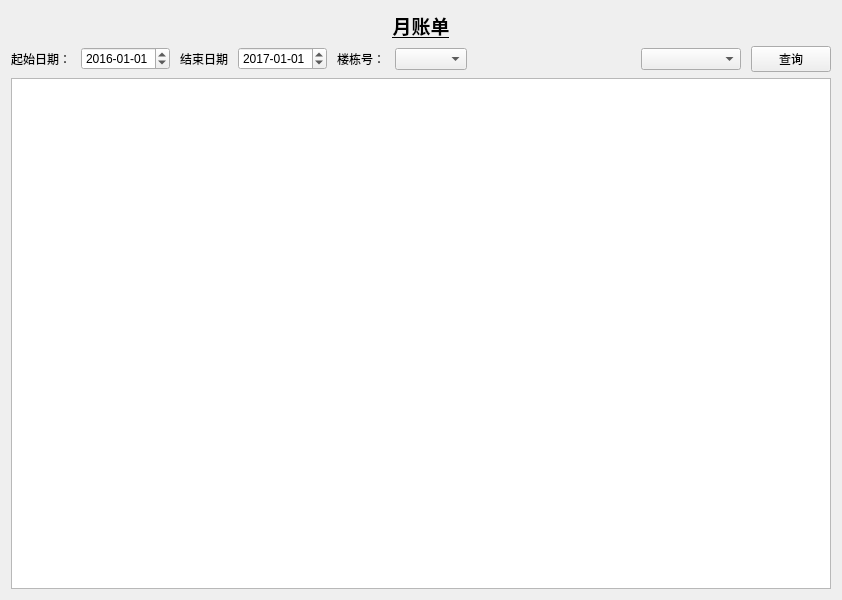
<?xml version="1.0" encoding="UTF-8"?>
<ui version="4.0">
 <class>MonthBillWidget</class>
 <widget class="QWidget" name="MonthBillWidget">
  <property name="geometry">
   <rect>
    <x>0</x>
    <y>0</y>
    <width>842</width>
    <height>600</height>
   </rect>
  </property>
  <property name="minimumSize">
   <size>
    <width>800</width>
    <height>600</height>
   </size>
  </property>
  <property name="windowTitle">
   <string>Form</string>
  </property>
  <layout class="QGridLayout" name="gridLayout">
   <item row="0" column="0">
    <layout class="QVBoxLayout" name="verticalLayout">
     <item>
      <widget class="QLabel" name="label">
       <property name="sizePolicy">
        <sizepolicy hsizetype="Expanding" vsizetype="Preferred">
         <horstretch>0</horstretch>
         <verstretch>0</verstretch>
        </sizepolicy>
       </property>
       <property name="font">
        <font>
         <family>Calibri</family>
         <pointsize>14</pointsize>
         <weight>75</weight>
         <bold>true</bold>
         <underline>true</underline>
        </font>
       </property>
       <property name="text">
        <string>月账单</string>
       </property>
       <property name="alignment">
        <set>Qt::AlignCenter</set>
       </property>
      </widget>
     </item>
     <item>
      <layout class="QHBoxLayout" name="horizontalLayout">
       <property name="spacing">
        <number>10</number>
       </property>
       <item>
        <widget class="QLabel" name="label_3">
         <property name="text">
          <string>起始日期：</string>
         </property>
        </widget>
       </item>
       <item>
        <widget class="QDateEdit" name="startDateEdit">
         <property name="dateTime">
          <datetime>
           <hour>0</hour>
           <minute>0</minute>
           <second>0</second>
           <year>2016</year>
           <month>1</month>
           <day>1</day>
          </datetime>
         </property>
         <property name="displayFormat">
          <string>yyyy-MM-dd</string>
         </property>
         <property name="date">
          <date>
           <year>2016</year>
           <month>1</month>
           <day>1</day>
          </date>
         </property>
        </widget>
       </item>
       <item>
        <widget class="QLabel" name="label_5">
         <property name="text">
          <string>结束日期</string>
         </property>
        </widget>
       </item>
       <item>
        <widget class="QDateEdit" name="stopdateEdit">
         <property name="dateTime">
          <datetime>
           <hour>0</hour>
           <minute>0</minute>
           <second>0</second>
           <year>2017</year>
           <month>1</month>
           <day>1</day>
          </datetime>
         </property>
         <property name="displayFormat">
          <string>yyyy-MM-dd</string>
         </property>
         <property name="date">
          <date>
           <year>2017</year>
           <month>1</month>
           <day>1</day>
          </date>
         </property>
        </widget>
       </item>
       <item>
        <widget class="QLabel" name="label_4">
         <property name="text">
          <string>楼栋号：</string>
         </property>
        </widget>
       </item>
       <item>
        <widget class="QComboBox" name="BuildingComboBox"/>
       </item>
       <item>
        <spacer name="horizontalSpacer">
         <property name="orientation">
          <enum>Qt::Horizontal</enum>
         </property>
         <property name="sizeHint" stdset="0">
          <size>
           <width>40</width>
           <height>20</height>
          </size>
         </property>
        </spacer>
       </item>
       <item>
        <widget class="QComboBox" name="feeTypecomboBox">
         <property name="minimumSize">
          <size>
           <width>100</width>
           <height>0</height>
          </size>
         </property>
        </widget>
       </item>
       <item>
        <widget class="QPushButton" name="selectPushButton">
         <property name="text">
          <string>查询</string>
         </property>
        </widget>
       </item>
      </layout>
     </item>
     <item>
      <widget class="QTableView" name="tableView"/>
     </item>
    </layout>
   </item>
  </layout>
 </widget>
 <resources/>
 <connections/>
</ui>
